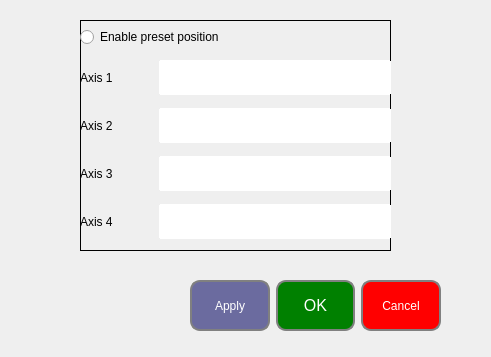
<?xml version="1.0" encoding="UTF-8"?>
<ui version="4.0">
 <class>presetPositionForm</class>
 <widget class="QWidget" name="presetPositionForm">
  <property name="geometry">
   <rect>
    <x>0</x>
    <y>0</y>
    <width>491</width>
    <height>357</height>
   </rect>
  </property>
  <property name="windowTitle">
   <string>Form</string>
  </property>
  <property name="styleSheet">
   <string notr="true">QLabel{
font: 75 14pt &quot;MS Shell Dlg 2&quot;;
}
QComboBox, QLineEdit{
font: 75 12pt &quot;MS Shell Dlg 2&quot;;
border-radius:1px;
border: 2px solid;
border-color: white;
}
QPushButton, QToolButton{
font: 75 12pt &quot;MS Shell Dlg 2&quot;;
border: 2px solid gray;
padding: 0 8px;
border-radius:10px;
text-align: center;
}
QRadioButton{
font: 75 10pt &quot;MS Shell Dlg 2&quot;;
}
QTabWidget{
color: red;
}</string>
  </property>
  <widget class="QWidget" name="ButtonForm" native="true">
   <property name="geometry">
    <rect>
     <x>40</x>
     <y>280</y>
     <width>401</width>
     <height>51</height>
    </rect>
   </property>
   <property name="styleSheet">
    <string notr="true">font: 75 12pt &quot;MS Shell Dlg 2&quot;;</string>
   </property>
   <layout class="QHBoxLayout" name="horizontalLayout_11">
    <item>
     <spacer name="horizontalSpacer_11">
      <property name="orientation">
       <enum>Qt::Horizontal</enum>
      </property>
      <property name="sizeType">
       <enum>QSizePolicy::Fixed</enum>
      </property>
      <property name="sizeHint" stdset="0">
       <size>
        <width>150</width>
        <height>0</height>
       </size>
      </property>
     </spacer>
    </item>
    <item>
     <widget class="QPushButton" name="pushButton_2">
      <property name="sizePolicy">
       <sizepolicy hsizetype="Expanding" vsizetype="Expanding">
        <horstretch>0</horstretch>
        <verstretch>0</verstretch>
       </sizepolicy>
      </property>
      <property name="styleSheet">
       <string notr="true">background: rgb(107, 107, 159);
color: white;</string>
      </property>
      <property name="text">
       <string>Apply</string>
      </property>
     </widget>
    </item>
    <item>
     <widget class="QPushButton" name="StartButton">
      <property name="sizePolicy">
       <sizepolicy hsizetype="Expanding" vsizetype="Expanding">
        <horstretch>0</horstretch>
        <verstretch>0</verstretch>
       </sizepolicy>
      </property>
      <property name="font">
       <font>
        <family>MS Shell Dlg 2</family>
        <pointsize>12</pointsize>
        <weight>9</weight>
        <italic>false</italic>
        <bold>false</bold>
        <kerning>true</kerning>
       </font>
      </property>
      <property name="styleSheet">
       <string notr="true">background:green;
color: white;</string>
      </property>
      <property name="text">
       <string>OK</string>
      </property>
     </widget>
    </item>
    <item>
     <widget class="QPushButton" name="pushButton_5">
      <property name="sizePolicy">
       <sizepolicy hsizetype="Expanding" vsizetype="Expanding">
        <horstretch>0</horstretch>
        <verstretch>0</verstretch>
       </sizepolicy>
      </property>
      <property name="styleSheet">
       <string notr="true">background:red;
color: white;</string>
      </property>
      <property name="text">
       <string>Cancel</string>
      </property>
     </widget>
    </item>
   </layout>
  </widget>
  <widget class="QWidget" name="vWidget_2" native="true">
   <property name="geometry">
    <rect>
     <x>80</x>
     <y>20</y>
     <width>311</width>
     <height>231</height>
    </rect>
   </property>
   <property name="styleSheet">
    <string notr="true">#vWidget_2{
border: 1px solid;
}</string>
   </property>
   <layout class="QVBoxLayout" name="verticalLayout_4">
    <item>
     <widget class="QRadioButton" name="radioButton_2">
      <property name="styleSheet">
       <string notr="true">
font: 75 14pt &quot;MS Shell Dlg 2&quot;;</string>
      </property>
      <property name="text">
       <string>Enable preset position</string>
      </property>
     </widget>
    </item>
    <item>
     <layout class="QHBoxLayout" name="horizontalLayout_13">
      <item>
       <widget class="QLabel" name="label_8">
        <property name="text">
         <string>Axis 1</string>
        </property>
       </widget>
      </item>
      <item>
       <spacer name="horizontalSpacer_12">
        <property name="orientation">
         <enum>Qt::Horizontal</enum>
        </property>
        <property name="sizeType">
         <enum>QSizePolicy::Fixed</enum>
        </property>
        <property name="sizeHint" stdset="0">
         <size>
          <width>40</width>
          <height>20</height>
         </size>
        </property>
       </spacer>
      </item>
      <item>
       <widget class="QLineEdit" name="lineEdit_11">
        <property name="sizePolicy">
         <sizepolicy hsizetype="Expanding" vsizetype="Fixed">
          <horstretch>0</horstretch>
          <verstretch>0</verstretch>
         </sizepolicy>
        </property>
        <property name="minimumSize">
         <size>
          <width>130</width>
          <height>35</height>
         </size>
        </property>
       </widget>
      </item>
     </layout>
    </item>
    <item>
     <layout class="QHBoxLayout" name="horizontalLayout_14">
      <item>
       <widget class="QLabel" name="label_12">
        <property name="text">
         <string>Axis 2</string>
        </property>
       </widget>
      </item>
      <item>
       <spacer name="horizontalSpacer_13">
        <property name="orientation">
         <enum>Qt::Horizontal</enum>
        </property>
        <property name="sizeType">
         <enum>QSizePolicy::Fixed</enum>
        </property>
        <property name="sizeHint" stdset="0">
         <size>
          <width>40</width>
          <height>20</height>
         </size>
        </property>
       </spacer>
      </item>
      <item>
       <widget class="QLineEdit" name="lineEdit_12">
        <property name="sizePolicy">
         <sizepolicy hsizetype="Expanding" vsizetype="Fixed">
          <horstretch>0</horstretch>
          <verstretch>0</verstretch>
         </sizepolicy>
        </property>
        <property name="minimumSize">
         <size>
          <width>130</width>
          <height>35</height>
         </size>
        </property>
       </widget>
      </item>
     </layout>
    </item>
    <item>
     <layout class="QHBoxLayout" name="horizontalLayout_15">
      <item>
       <widget class="QLabel" name="label_13">
        <property name="text">
         <string>Axis 3</string>
        </property>
       </widget>
      </item>
      <item>
       <spacer name="horizontalSpacer_14">
        <property name="orientation">
         <enum>Qt::Horizontal</enum>
        </property>
        <property name="sizeType">
         <enum>QSizePolicy::Fixed</enum>
        </property>
        <property name="sizeHint" stdset="0">
         <size>
          <width>40</width>
          <height>20</height>
         </size>
        </property>
       </spacer>
      </item>
      <item>
       <widget class="QLineEdit" name="lineEdit_13">
        <property name="sizePolicy">
         <sizepolicy hsizetype="Expanding" vsizetype="Fixed">
          <horstretch>0</horstretch>
          <verstretch>0</verstretch>
         </sizepolicy>
        </property>
        <property name="minimumSize">
         <size>
          <width>130</width>
          <height>35</height>
         </size>
        </property>
       </widget>
      </item>
     </layout>
    </item>
    <item>
     <layout class="QHBoxLayout" name="horizontalLayout_16">
      <item>
       <widget class="QLabel" name="label_9">
        <property name="text">
         <string>Axis 4</string>
        </property>
       </widget>
      </item>
      <item>
       <spacer name="horizontalSpacer_15">
        <property name="orientation">
         <enum>Qt::Horizontal</enum>
        </property>
        <property name="sizeType">
         <enum>QSizePolicy::Fixed</enum>
        </property>
        <property name="sizeHint" stdset="0">
         <size>
          <width>40</width>
          <height>20</height>
         </size>
        </property>
       </spacer>
      </item>
      <item>
       <widget class="QLineEdit" name="lineEdit_14">
        <property name="sizePolicy">
         <sizepolicy hsizetype="Expanding" vsizetype="Fixed">
          <horstretch>0</horstretch>
          <verstretch>0</verstretch>
         </sizepolicy>
        </property>
        <property name="minimumSize">
         <size>
          <width>130</width>
          <height>35</height>
         </size>
        </property>
       </widget>
      </item>
     </layout>
    </item>
   </layout>
  </widget>
 </widget>
 <resources/>
 <connections/>
</ui>
